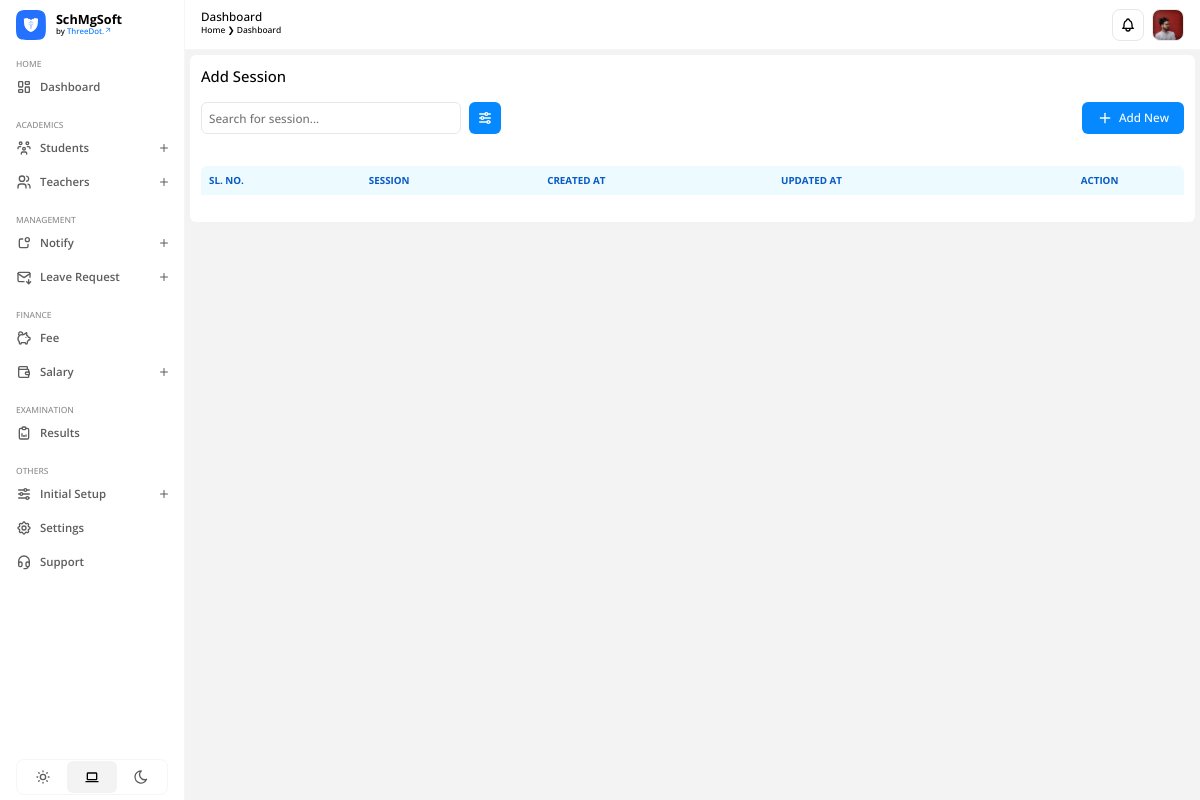
Page /home/add-session/ (signed in) on the earlier database version.
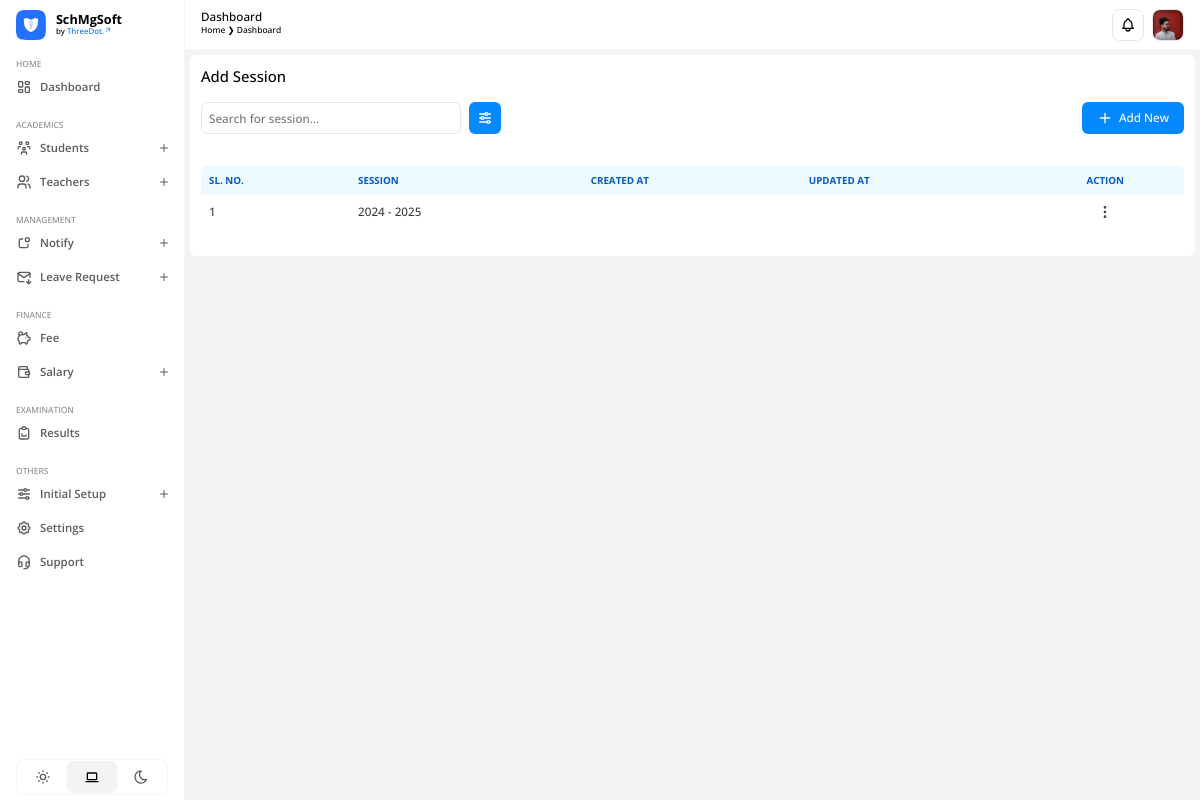
Same page on the later database version.
### apps/home/models.py (models this page shows, shortened)
class Session(models.Model):
    start_session = models.CharField(max_length=100)
    end_session = models.CharField(max_length=100)

### apps/home/views.py (the view, shortened to what this page needs)
# urls.py: path('add-session/', views.add_session, name='add-session'),
@login_required(login_url='/')
def add_session(request):
    sessions = Session.objects.all()
    context = {
        'sessions': sessions
    }
    return render(request, 'add-session.html', context)

### apps/home/templates/add-session.html (shortened to what this page needs)
{% extends "base.html" %} {% load static %} {% block htmlhead %}
<link
  rel="stylesheet"
  type="text/css"
  href="{% static 'css/home/add-session.css' %}"
/>
{% endblock htmlhead %} {% block content %}
<div id="add-session-container">
  <h3>Add Session</h3>
  <div class="header">
    <div class="search-filter">
      <input
        type="text"
        name="search-input"
        id="search-input"
        placeholder="Search for session..."
      />
      <button>
      </button>
    </div>
    <span id="add-new-btn">
      <p>Add New</p>
    </span>
  </div>
  <div id="table-container">
    <table id="session-table">
      <thead>
        <tr>
          <th>SL. NO.</th>
          <th>SESSION</th>
          <th>CREATED AT</th>
          <th>UPDATED AT</th>
          <th style="text-align: center">ACTION</th>
        </tr>
      </thead>
      <tbody>
        {% for i in sessions %}
        <tr>
          <td>{{ forloop.counter }}</td>
          <td>{{ i.start_session }} - {{ i.end_session }}</td>
          <td>{{ i.created_at }}</td>
          <td>{{ i.updated_at }}</td>
          <td
            style="
              text-align: center;
              display: flex;
              align-items: center;
              justify-content: center;
            "
          >
            <button class="action-btn">
            </button>
          </td>
        </tr>
        {% endfor %}
      </tbody>
    </table>
  </div>
</div>
{% include "add-session-form.html" %}
{% endblock %}

Differences in the rows shown:
added Session: start_session "2024", end_session "2025"
